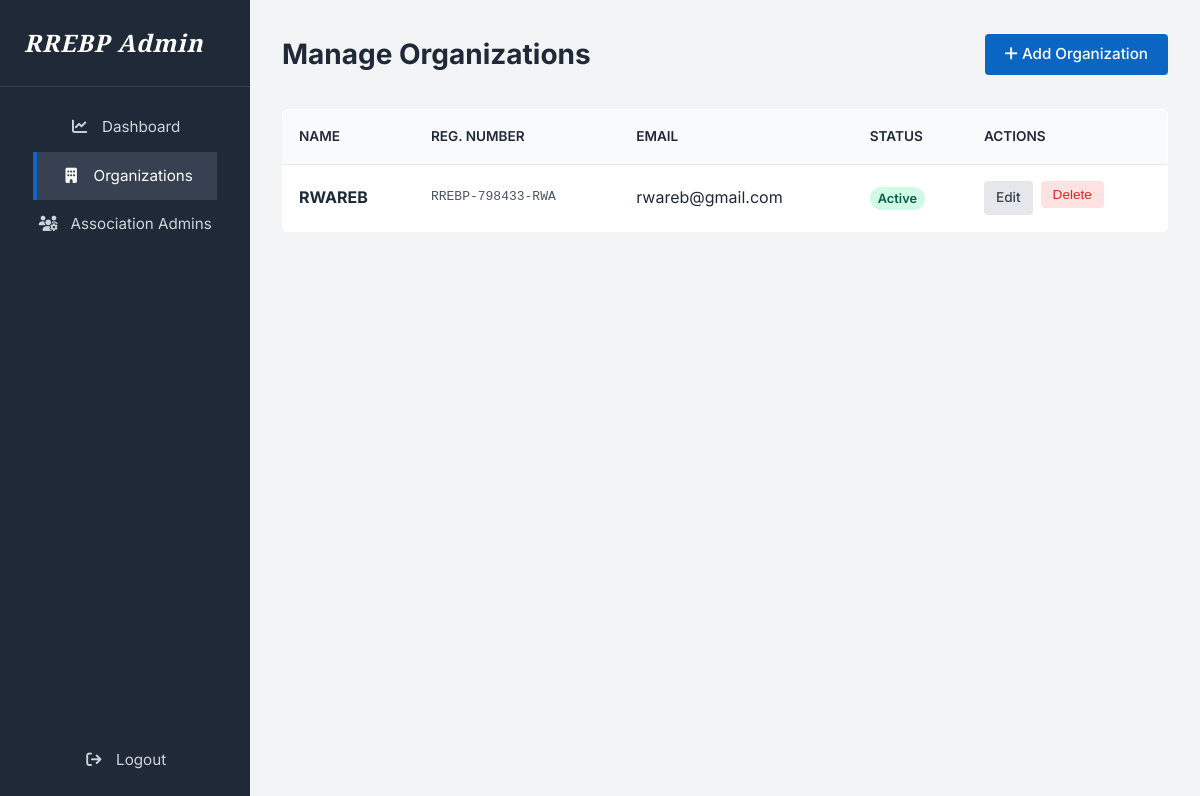
/spdash/organizations (signed in), run on the app's committed database.
### models.py (models this page shows)
class Organization(db.Model):
    __tablename__ = 'organizations'
    id = db.Column(db.String(36), primary_key=True, default=generate_uuid)
    name = db.Column(db.String(150), unique=True, nullable=False)
    registration_number = db.Column(db.String(100), unique=True, nullable=False)
    email = db.Column(db.String(150), nullable=False)
    phone = db.Column(db.String(30), nullable=False)
    address = db.Column(db.Text, nullable=True)
    status = db.Column(db.String(20), default='Active')  # 'Active' or 'Suspended'
    created_by = db.Column(db.String(36), db.ForeignKey('super_admins.id'), nullable=False)
    created_at = db.Column(db.DateTime, default=datetime.utcnow)
    updated_at = db.Column(db.DateTime, default=datetime.utcnow, onupdate=datetime.utcnow)
    admins = db.relationship('AssociationAdmin', backref='organization', lazy=True)

### superadmin.py (the view)
@superadmin.route('/spdash/organizations')
@login_required
def organizations():
    orgs = Organization.query.order_by(Organization.created_at.desc()).all()
    return render_template("sp_organizations.html", organizations=orgs)

### superadmin.py (called while the page is built)
@superadmin.context_processor
def inject_pending_counts():
    if 'superadmin_id' in session:
        pending_admins_count = AssociationAdmin.query.filter_by(account_status='Pending').count()
        return dict(pending_admins_count=pending_admins_count)
    return dict(pending_admins_count=0)

def login_required(f):
    @wraps(f)
    def decorated_function(*args, **kwargs):
        if 'superadmin_id' not in session:
            return redirect(url_for('superadmin.login'))
        return f(*args, **kwargs)
    return decorated_function

### templates/sp_organizations.html (shortened to what this page needs)
{% extends "sp_base.html" %}
{% block content %}
<div class="admin-header">
    <h1>Manage Organizations</h1>
    <a href="{{ url_for('superadmin.new_organization') }}" class="btn-primary"><i class="fa-solid fa-plus"></i> Add Organization</a>
</div>
<table class="data-table">
    <thead>
        <tr>
            <th>Name</th>
            <th>Reg. Number</th>
            <th>Email</th>
            <th>Status</th>
            <th>Actions</th>
        </tr>
    </thead>
    <tbody>
        {% for org in organizations %}
        <tr>
            <td><strong>{{ org.name }}</strong></td>
            <td style="font-family: monospace; color: #4B5563;">{{ org.registration_number }}</td>
            <td>{{ org.email }}</td>
            <td>
                <span class="status-badge {% if org.status == 'Active' %}status-active{% else %}status-suspended{% endif %}">
                    {{ org.status }}
                </span>
            </td>
            <td>
                <div class="action-btns">
                    <a href="{{ url_for('superadmin.edit_organization', org_id=org.id) }}" class="btn-edit">Edit</a>
                    <form action="{{ url_for('superadmin.delete_organization', org_id=org.id) }}" method="POST" onsubmit="return confirm('Are you sure you want to delete this organization? All associated data will be removed.');">
                        <button type="submit" class="btn-delete">Delete</button>
                    </form>
                </div>
            </td>
        </tr>
        {% endfor %}
    </tbody>
</table>
{% endblock %}

### static/css/style.css (style rules this page uses)
:root { --bg-white: #FFFFFF; --text-dark: #1F2937; --text-muted: #6B7280; --border-grey: #E5E7EB; --hover-grey: #F3F4F6; --btn-blue: #0A66C2; --btn-blue-hover: #004182; --footer-bg: #2f426b; }
body { font-family: 'Inter', sans-serif; background-color: var(--bg-white); color: var(--text-dark); margin: 0; padding: 0; line-height: 1.6; display: flex; flex-direction: column; min-height: 100vh; }
.btn-primary { background-color: var(--btn-blue); color: var(--bg-white); padding: 0.5rem 1.25rem; border-radius: 4px; text-decoration: none; font-weight: 500; font-size: 0.95rem; transition: background-color 0.2s; border: none; cursor: pointer; }

### static/css/admin_style.css (style rules this page uses)
.admin-header { display: flex; justify-content: space-between; align-items: center; margin-bottom: 2rem; }
.admin-header h1 { margin: 0; font-size: 1.75rem; color: var(--text-dark); }

### templates/sp_organizations.html (style rules this page uses)
.data-table { width: 100%; border-collapse: collapse; background-color: var(--bg-white); border: 1px solid var(--border-grey); border-radius: 6px; overflow: hidden; }
.data-table th, .data-table td { padding: 1rem; text-align: left; border-bottom: 1px solid var(--border-grey); }
.data-table th { background-color: #F9FAFB; font-weight: 600; color: var(--text-dark); text-transform: uppercase; font-size: 0.85rem; }
.status-badge { padding: 0.25rem 0.5rem; border-radius: 9999px; font-size: 0.8rem; font-weight: 600; }
.status-active { background-color: #D1FAE5; color: #065F46; }
.action-btns { display: flex; gap: 0.5rem; }
.btn-edit { background-color: #E5E7EB; color: #374151; padding: 0.4rem 0.75rem; border-radius: 4px; text-decoration: none; font-size: 0.85rem; font-weight: 500; }
.btn-delete { background-color: #FEE2E2; color: #DC2626; padding: 0.4rem 0.75rem; border-radius: 4px; border: none; cursor: pointer; font-size: 0.85rem; font-weight: 500; }

### data on the page
Organization: name "RWAREB", registration_number "RREBP-798433-RWA", email "rwareb@gmail.com", status "Active"
